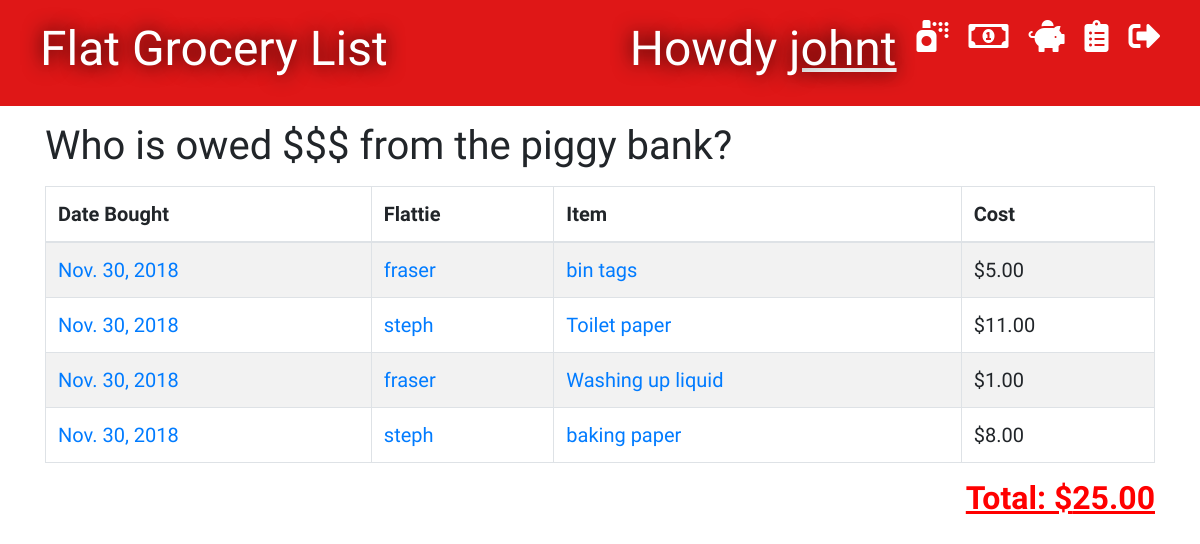
Page / (signed in) on the earlier database version.
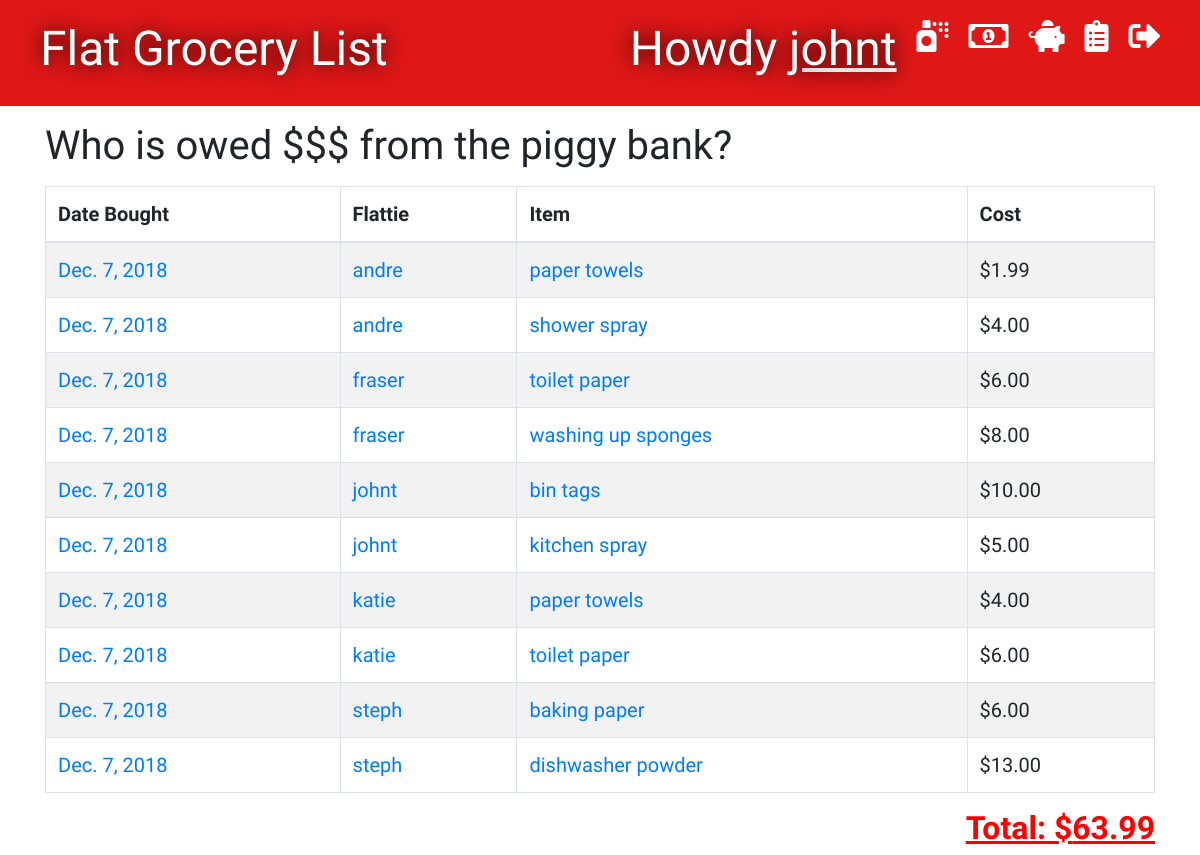
Same page on the later database version.
### groceries/models.py (models this page shows, shortened)
class Grocery(models.Model):
    person = models.ForeignKey('auth.User', on_delete=models.CASCADE)
    item = models.CharField(max_length=100)
    cost = models.DecimalField(max_digits=8, decimal_places=2)
    bought_date = models.DateField(default=timezone.now)
    paid_date = models.DateField(blank=True, null=True)

### groceries/views.py (the view)
# urls.py: path('', views.grocery_list, name='grocery_list'),
@ login_required
def grocery_list(request):
    groceries = Grocery.objects.filter(bought_date__lte=timezone.now()).filter(paid_date__isnull=True).order_by('-bought_date')
    total = 0
    for grocery in groceries:
        total += grocery.cost
    stuff_for_front_end = {'groceries': groceries, 'total': total}
    return render(request, 'groceries/groceries_list.html', stuff_for_front_end)

### groceries/templates/groceries/groceries_list.html (shortened to what this page needs)
{% extends 'groceries/base.html' %}
{% block content %}
    {% if user.is_authenticated %}
        <h1>Who is owed $$$ from the piggy bank?</h1>
        <table id="tablePreview" class="table table-striped table-hover table-bordered">
            <thead>
            <tr>
                <th>Date Bought</th>
                <th>Flattie</th>
                <th>Item</th>
                <th>Cost</th>
            </tr>
            </thead>
            <tbody>
                {% for grocery in groceries %}
                    <tr>
                        <td><a href="{% url 'bought_date_list' bought_date=grocery.bought_date %}">{{ grocery.bought_date }}</a></td>
                        <td><a href="{% url 'purchaser_list' person_id=grocery.person_id %}">{{ grocery.person }}</a></td>
                        <td><a href="{% url 'edit_item' pk=grocery.pk %}">{{ grocery.item }}</a></td>
                        <td>${{ grocery.cost }}</td>
                    </tr>
                {% endfor %}
            </tbody>
        </table>
        <div>
            <h2 style="float:right"><u>Total: ${{ total }}</u></h2>
        </div>
    {% endif %}
{% endblock %}

### groceries/templates/groceries/base.html (shortened to what this page needs)
{% load staticfiles %}
<!DOCTYPE html>
<html lang="en">
<head>
    <link rel="stylesheet" href="https://stackpath.bootstrapcdn.com/bootstrap/4.1.3/css/bootstrap.min.css">
    <link rel="stylesheet" href="{% static 'css/groceries.css' %}">
    <link rel="stylesheet" href="https://use.fontawesome.com/releases/v5.5.0/css/all.css"
>
</head>
<body>
<div class="page-header">
    {% if user.is_authenticated %}
        <a href="{% url 'logout' %}" class="top-menu"><i class="fas fa-sign-out-alt fa-2x"></i></a>
        <a href="{% url 'groceries_complete_list' %}" class="top-menu"><i class="fas fa-clipboard-list fa-2x"></i></a>
        <a href="{% url 'piggy_top_up_list' %}" class="top-menu"><i class="fas fa-piggy-bank fa-2x"></i></a>
        <a href="{% url 'piggy_page' %}" class="top-menu"><i class="far fa-money-bill-alt fa-2x"></i></a>
        <a href="{% url 'groceries_new' %}" class="top-menu"><i class="fas fa-spray-can fa-2x"></i></a>
        <h1 class="top-menu">Howdy <a href="{% url 'user_purchaser_list' %}"><u>{{ user.username }}</u></a></h1>
    {% endif %}
    <h1><a href="{% url 'grocery_list' %}">Flat Grocery List</a></h1>
</div>
<div class="'content container">
    <div class="'row">
        <div class="'col-md-8">
            {% block content %}
            {% endblock %}
        </div>
    </div>
</div>
</body>
</html>

### groceries/static/css/groceries.css (style rules this page uses)
.page-header { background-color: #DF1717; margin-top: 0; padding: 20px 20px 20px 40px; }
.page-header h1, .page-header h1 a { color: #ffffff; text-shadow: 0 0 20px black; font-size: 36pt; text-decoration: none; }
.table { font-family: 'Indie Flower', cursive; font-size: 15pt; }
h1, h2, h3, h4 { font-family: 'Indie Flower', cursive; }
h2 { color: red; font-weight: 700; }
.top-menu, .top-menu:hover { color: #ffffff; float: right; margin-right: 20px; }

Differences in the rows shown:
removed Grocery: bought_date "Nov. 30, 2018", person "fraser", item "bin tags", cost "5.00"
removed Grocery: bought_date "Nov. 30, 2018", person "steph", item "Toilet paper", cost "11.00"
removed Grocery: bought_date "Nov. 30, 2018", person "fraser", item "Washing up liquid", cost "1.00"
removed Grocery: bought_date "Nov. 30, 2018", person "steph", item "baking paper", cost "8.00"
added Grocery: bought_date "Dec. 7, 2018", person "andre", item "paper towels", cost "1.99"
added Grocery: bought_date "Dec. 7, 2018", person "andre", item "shower spray", cost "4.00"
added Grocery: bought_date "Dec. 7, 2018", person "fraser", item "toilet paper", cost "6.00"
added Grocery: bought_date "Dec. 7, 2018", person "fraser", item "washing up sponges", cost "8.00"
added Grocery: bought_date "Dec. 7, 2018", person "johnt", item "bin tags", cost "10.00"
added Grocery: bought_date "Dec. 7, 2018", person "johnt", item "kitchen spray", cost "5.00"
added Grocery: bought_date "Dec. 7, 2018", person "katie", item "paper towels", cost "4.00"
added Grocery: bought_date "Dec. 7, 2018", person "katie", item "toilet paper", cost "6.00"
added Grocery: bought_date "Dec. 7, 2018", person "steph", item "baking paper", cost "6.00"
added Grocery: bought_date "Dec. 7, 2018", person "steph", item "dishwasher powder", cost "13.00"
Other differences:
{{ total }}: "25.00" → "63.99"
